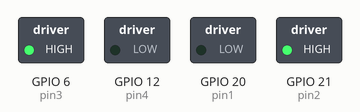
This program was run on a simulated Raspberry Pi (BCM pin numbers). On the bench: switched loads named in the program (green lamp = pin HIGH).

Above: at 0.1 s.
Timing chart, 0 to 1.6 s (numbered marks = the images above):
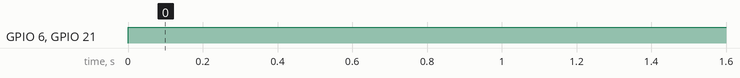

The program:

dc2.py
```python
import RPi.GPIO as GPIO
import sys
import time


pin1 = 20
pin2 = 21
pin3 = 6
pin4 = 12

GPIO.setmode(GPIO.BCM)
GPIO.setup(pin1, GPIO.OUT)
GPIO.setup(pin2, GPIO.OUT)
GPIO.setup(pin3, GPIO.OUT)
GPIO.setup(pin4, GPIO.OUT)

try:
    while True:
        GPIO.output(pin1, False)
        GPIO.output(pin2, True)
        GPIO.output(pin3, True)
        GPIO.output(pin4, False)
        #print('Motor 1')
        #time.sleep(2)

except KeyboardInterrupt:
    GPIO.cleanup()
    sys.exit()
```

Measured:
- by itself, GPIO 6 (pin3), GPIO 21 (pin2): LOW → HIGH at 0.00 s
